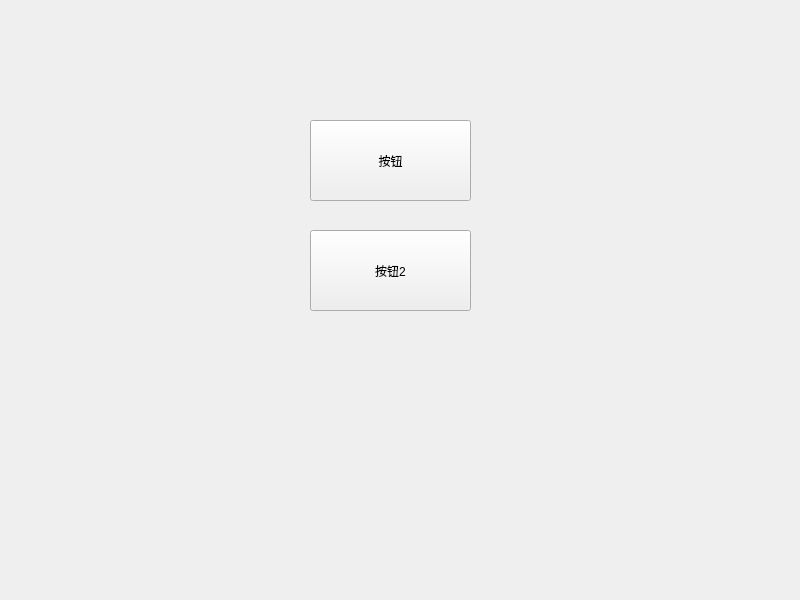
<?xml version="1.0" encoding="UTF-8"?>
<ui version="4.0">
 <class>Widget</class>
 <widget class="QWidget" name="Widget">
  <property name="geometry">
   <rect>
    <x>0</x>
    <y>0</y>
    <width>800</width>
    <height>600</height>
   </rect>
  </property>
  <property name="windowTitle">
   <string>Widget</string>
  </property>
  <widget class="QPushButton" name="pushButton">
   <property name="geometry">
    <rect>
     <x>310</x>
     <y>120</y>
     <width>161</width>
     <height>81</height>
    </rect>
   </property>
   <property name="text">
    <string>按钮</string>
   </property>
  </widget>
  <widget class="QPushButton" name="pushButton_2">
   <property name="geometry">
    <rect>
     <x>310</x>
     <y>230</y>
     <width>161</width>
     <height>81</height>
    </rect>
   </property>
   <property name="text">
    <string>按钮2</string>
   </property>
  </widget>
 </widget>
 <resources/>
 <connections/>
</ui>
